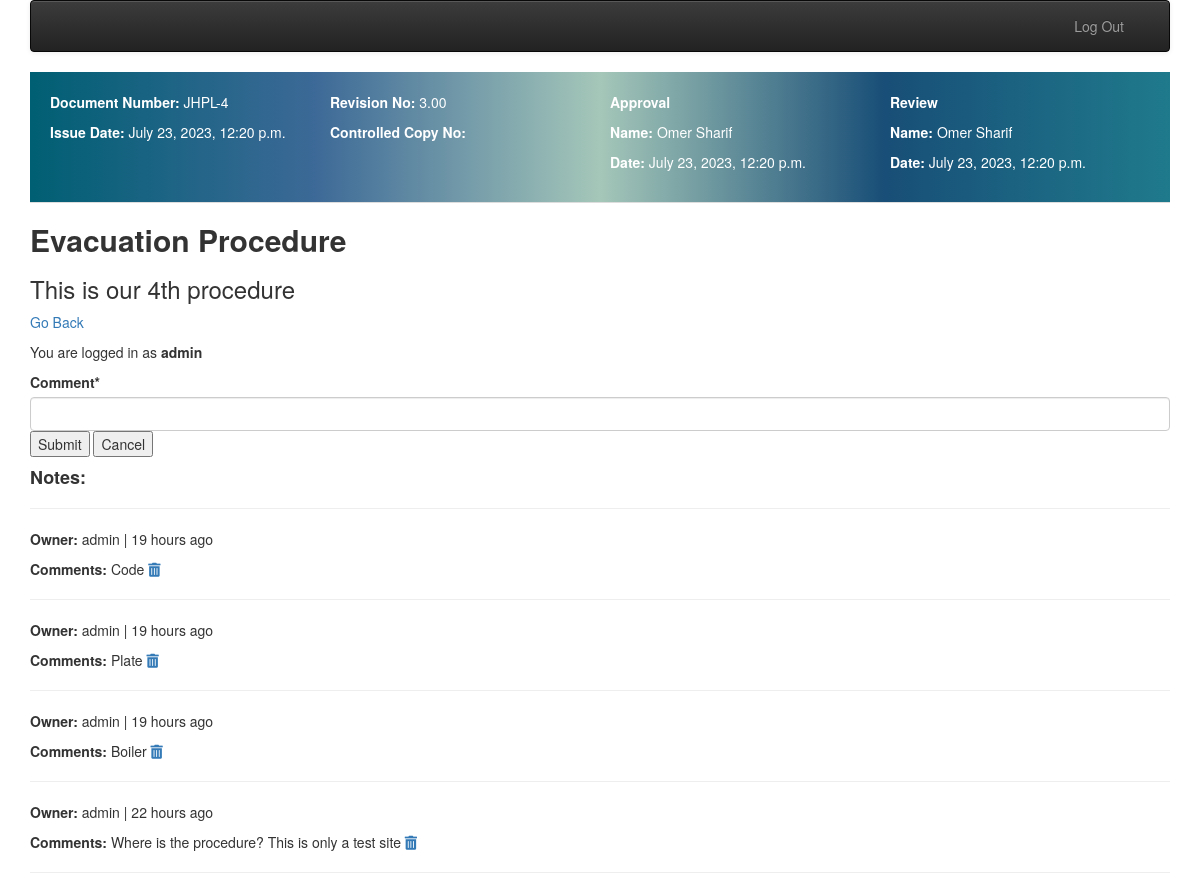
The page /jhpl-ims/procedures/4 (signed in) on the database its author committed.
### jhpl_ims/models.py (models this page shows, shortened)
class jhpl_ims_masterlist(models.Model):
    STATUS_SELECT = [
        ("Active", "Active"),
        ("Obsolete", "Obsolete"),
        ]
    ims_masterlist_id = models.AutoField(primary_key=True)
    owner = models.ForeignKey(settings.AUTH_USER_MODEL, on_delete=models.CASCADE)
    doc_num = models.CharField(max_length=200, null = False, blank= False)
    doc_title = models.CharField(max_length=200, null=True, blank=True)
    rev_num = models.DecimalField(max_digits=7, decimal_places=2, null=True)
    issue_date = models.DateTimeField()
    status = models.CharField(max_length=8, choices=STATUS_SELECT)
    approved_by = models.ForeignKey("doc_controller", on_delete=models.CASCADE, related_name="jhpl_approved_by")
    approved_date = models.DateTimeField()
    reviewed_by = models.ForeignKey("doc_controller", on_delete=models.CASCADE, related_name="jhpl_reviewed_by")
    reviewed_date = models.DateTimeField()
    control_copy_num = models.IntegerField()
    created_at = models.DateTimeField(auto_now=True)
    updated_at = models.DateTimeField(auto_now=True)

class doc_controller(models.Model):
    doc_controller_id = models.AutoField(primary_key=True)
    owner = models.ForeignKey(settings.AUTH_USER_MODEL,on_delete=models.CASCADE)
    name = models.CharField(max_length=100, null=True, blank=True)
    created_at = models.DateTimeField(auto_now=True)
    updated_at = models.DateTimeField(auto_now=True)
    def __str__(self):
        return self.name

class notes(models.Model):
    notes_id = models.AutoField(primary_key=True)
    owner = models.ForeignKey(settings.AUTH_USER_MODEL, on_delete=models.CASCADE)
    large_text_body = models.TextField()
    jhpl_ims_masterlist_key = models.ForeignKey("jhpl_ims_masterlist", on_delete=models.CASCADE)
    created_at = models.DateTimeField(auto_now=True)
    updated_at = models.DateTimeField(auto_now=True)

### jhpl_ims/views.py (the view)
# urls.py: path('procedures/<int:pk>', views.procedures.as_view(), name='procedures'),
class procedures(LoginRequiredMixin, View):
    def get(self, request, pk):
        master_list = jhpl_ims_masterlist.objects.filter(ims_masterlist_id=pk)
        notes_list = notes.objects.filter(
            jhpl_ims_masterlist_key=pk).order_by('-updated_at')
        comment_form = CommentForm()
        ctx = {'master_list': master_list,
               'notes_list': notes_list, 'comment_form': comment_form}
        if pk == 1:
            return render(request, 'jhpl_ims/sop_one.html', ctx)
        elif pk == 2:
            return render(request, 'jhpl_ims/sop_two.html', ctx)
        elif pk == 3:
            return render(request, 'jhpl_ims/sop_three.html', ctx)
        elif pk == 4:
            return render(request, 'jhpl_ims/sop_four.html', ctx)
        elif pk == 5:
            return render(request, 'jhpl_ims/sop_five.html', ctx)

### jhpl_ims/forms.py
class CommentForm(forms.Form):
    comment = forms.CharField()

### jhpl_ims/templates/jhpl_ims/sop_four.html (shortened to what this page needs)
<!DOCTYPE html>
{% extends "base_menu.html" %} {% load crispy_forms_tags %}
{% load humanize %}
{% block content %}
{% if master_list %} {% for master in master_list %}
<header class="header">
  <div class="header-item">
    <p><b>Document Number:</b> {{master.doc_num}} </p>
    <p><b>Issue Date:</b> {{master.issue_date}} </p>
  </div>
  <div class="header-item">
    <p><b>Revision No: </b>{{master.rev_num}}</p>
    <p><b>Controlled Copy No:</b> </p>
  </div>
  <div class="header-item">
    <p><b>Approval</b></p>
    <p><b>Name:</b> {{master.approved_by}} </p>
    <p><b>Date:</b> {{master.approved_date}} </p>
  </div>
  <div class="header-item">
    <p><b>Review</b></p>
    <p><b>Name: </b> {{master.reviewed_by}} </p>
    <p><b> Date: </b> {{master.reviewed_date}} </p>
  </div>
</header>
<main>
  <h2><b>{{ master.doc_title }}</b></h2>
  <h3>This is our {{master.ims_masterlist_id}}th procedure</h3>
</main>
<p><a href="{% url 'jhpl_ims:index' %}">Go Back</a></p>
{% if user.is_authenticated %}
<p id="back"> You are logged in as <b>{{user.username}} </b>
<br clear="all"/>
<form method="post" action="{% url 'jhpl_ims:comment_create' master.ims_masterlist_id %}">
    {{ comment_form|crispy }}
<input type="submit" value="Submit">
<input type="submit" value="Cancel" onclick="window.location.href='{% url 'jhpl_ims:procedures' master.ims_masterlist_id %}';return false;">
</form>
</p>
{% endif %}
<h4><b>Notes: </b></h4>
<hr />
{% if notes_list%}
{% for comment in notes_list %}
<p><b>Owner: </b>{{comment.owner}} | {{comment.updated_at|naturaltime}}</p>
<p><b>Comments: </b>{{comment.large_text_body}}
{% if user == comment.owner %}
<a href="{% url 'jhpl_ims:comment_delete' comment.notes_id %}"><i class="fa fa-trash"></i></a>
</p>
{% endif %}
<hr />
{% endfor %}
{% endif %}
{% endfor %}
{% endif %}
{% endblock %}

### jhpl_ims/templates/jhpl_ims/sop_four.html (style rules this page uses)
.header { display: flex; justify-content: space-between; padding: 20px; background: linear-gradient( 90deg, #005f73 0%, #3c6997 25%, #a5c7b9 50%, #184e77 75%, #1f7a8c 100% ); color: white; border-bottom: 1px solid #ddd; }
.header-item { flex: 1; margin-right: 20px; }
.header-item:last-child { margin-right: 0; }

### rows shown on the page
jhpl_ims_masterlist: doc_num "JHPL-4", issue_date "July 23, 2023, 12:20 p.m.", rev_num "3.00", approved_by "Omer Sharif", approved_date "July 23, 2023, 12:20 p.m.", reviewed_by "Omer Sharif", reviewed_date "July 23, 2023, 12:20 p.m.", doc_title "Evacuation Procedure", ims_masterlist_id "4", ims_masterlist_id "Cancel"
notes: owner "admin", updated_at "19 hours ago", large_text_body "Code"
notes: owner "admin", updated_at "19 hours ago", large_text_body "Plate"
notes: owner "admin", updated_at "19 hours ago", large_text_body "Boiler"
notes: owner "admin", updated_at "22 hours ago", large_text_body "Where is the procedure? This is only a test site"

### other values the page prints
{{ user.username }} "admin"
